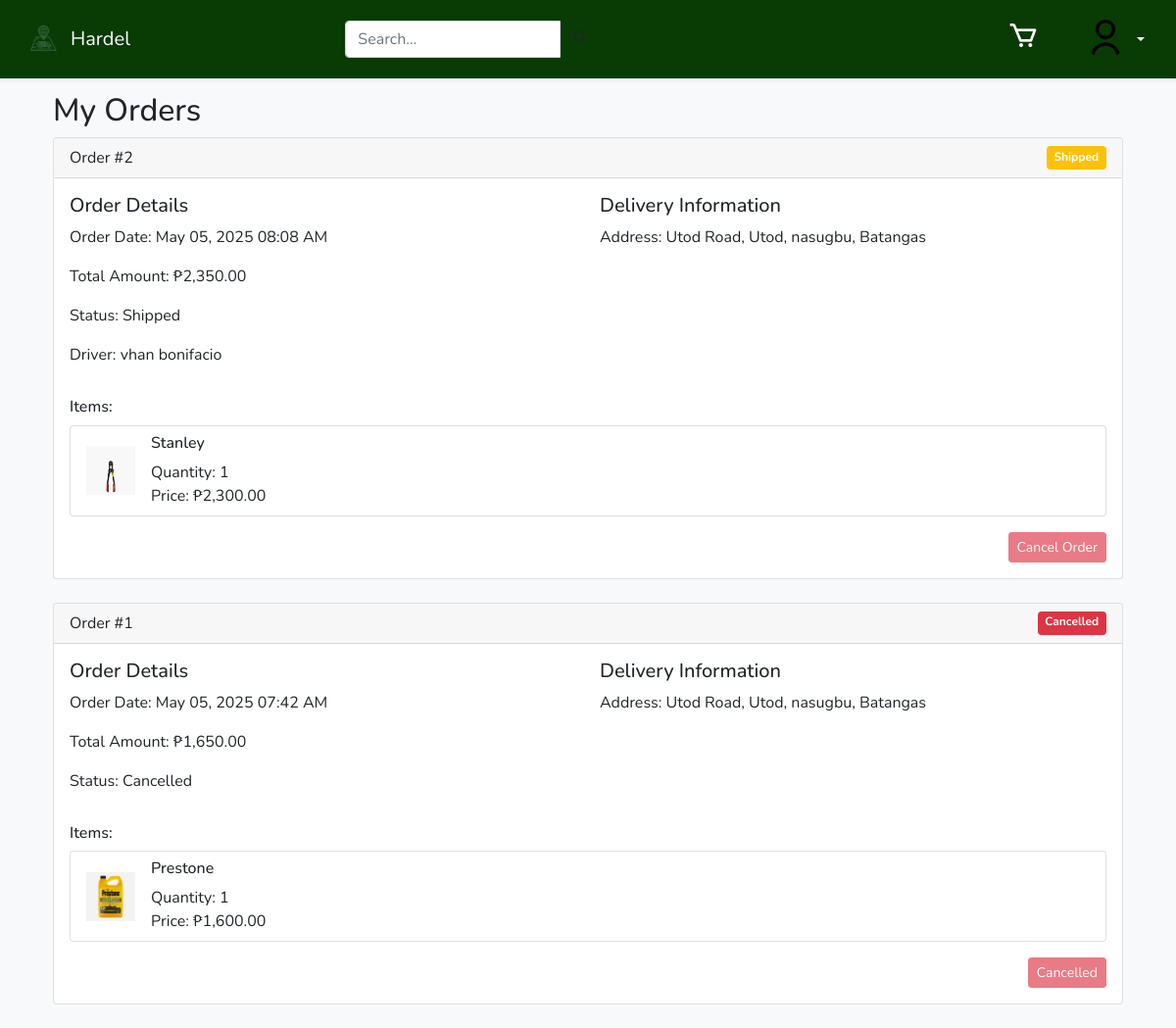
The app's page /userorder.php (signed in) with its own data.
### tables this page shows
CREATE TABLE `orders` (
  `order_id` int(11) NOT NULL,
  `driver_id` int(11) DEFAULT NULL,
  `customer_id` int(11) NOT NULL,
  `order_date` datetime DEFAULT current_timestamp(),
  `order_status` varchar(50) DEFAULT 'pending',
  `payment_method` varchar(50) DEFAULT 'cash_on_delivery',
  `subtotal` decimal(10,2) DEFAULT NULL,
  `shipping_fee` decimal(10,2) DEFAULT NULL,
  `total_amount` decimal(10,2) DEFAULT NULL,
  `delivery_start` datetime DEFAULT NULL
);

CREATE TABLE `driver` (
  `driver_id` int(11) NOT NULL,
  `user_id` int(11) NOT NULL,
  `first_name` varchar(100) DEFAULT NULL,
  `middle_name` varchar(100) DEFAULT NULL,
  `last_name` varchar(100) DEFAULT NULL,
  `phone` varchar(20) DEFAULT NULL,
  `driver_image` varchar(255) DEFAULT NULL
);

CREATE TABLE `customer` (
  `customer_id` int(11) NOT NULL,
  `user_id` int(11) NOT NULL,
  `name` varchar(100) DEFAULT NULL,
  `phone` varchar(20) DEFAULT NULL,
  `email` varchar(100) DEFAULT NULL,
  `province` varchar(100) DEFAULT NULL,
  `municipalities` varchar(100) DEFAULT NULL,
  `barangay` varchar(100) DEFAULT NULL,
  `street` varchar(150) DEFAULT NULL,
  `latitude` decimal(10,7) DEFAULT NULL,
  `longitude` decimal(10,7) DEFAULT NULL
);

CREATE TABLE `order_items` (
  `order_item_id` int(11) NOT NULL,
  `order_id` int(11) NOT NULL,
  `product_id` int(11) NOT NULL,
  `quantity` int(11) NOT NULL,
  `price` decimal(10,2) NOT NULL
);

CREATE TABLE `products` (
  `product_id` int(11) NOT NULL,
  `name` varchar(100) DEFAULT NULL,
  `description` text DEFAULT NULL,
  `price` decimal(10,2) DEFAULT NULL,
  `stock_quantity` int(11) DEFAULT NULL,
  `category` varchar(100) DEFAULT NULL,
  `product_image` varchar(255) DEFAULT NULL,
  `created_at` datetime DEFAULT current_timestamp()
);

### userorder.php (the view, shortened to what this page needs)
<?php
include 'config.php';
$email = $_SESSION['email'];
$stmt = $conn->prepare("
    SELECT c.customer_id, c.name, c.phone, c.email,
           c.province, c.municipalities, c.barangay, c.street,
           c.latitude, c.longitude
    FROM customer c
    JOIN user u ON c.user_id = u.user_id
    WHERE u.email = ?
");
$stmt->bind_param("s", $email);
$stmt->execute();
$result = $stmt->get_result();
$customer = $result->fetch_assoc();
$customer_id = $customer['customer_id'];
$stmt = $conn->prepare("
    SELECT o.*, d.first_name AS driver_first, d.last_name AS driver_last
    FROM orders o
    LEFT JOIN driver d ON o.driver_id = d.driver_id
    WHERE o.customer_id = ?
    ORDER BY o.order_date DESC
");
$stmt->bind_param("i", $customer_id);
$stmt->execute();
$orders_result = $stmt->get_result();
$orders = [];
while ($row = $orders_result->fetch_assoc()) {
    $orders[] = $row;
}
?>
<?php include 'includes/header.php'; ?>
<?php include 'navs/usernav.php'; ?>
<!DOCTYPE html>
<html lang="en">
<head>
    <link href="https://cdn.jsdelivr.net/npm/bootstrap@5.1.3/dist/css/bootstrap.min.css" rel="stylesheet">
</head>
<body>
    <div class="container mt-4">
        <h2>My Orders</h2>
        <?php foreach ($orders as $order): ?>
            <div class="card mb-4">
                <div class="card-header d-flex justify-content-between">
                    <span>Order #<?= $order['order_id'] ?></span>
                    <span class="badge bg-<?=
                        $order['order_status'] == 'complete' ? 'success' :
                        ($order['order_status'] == 'cancelled' ? 'danger' :
                        'warning') ?>">
                        <?= ucfirst($order['order_status']) ?>
                    </span>
                </div>
                <div class="card-body">
                    <div class="row">
                        <div class="col-md-6">
                            <h5>Order Details</h5>
                            <p>Order Date: <?= date('M d, Y h:i A', strtotime($order['order_date'])) ?></p>
                            <p>Total Amount: ₱<?= number_format($order['total_amount'], 2) ?></p>
                            <p>Status: <?= ucfirst($order['order_status']) ?></p>
                            <?php if ($order['driver_id']): ?>
                                <p>Driver: <?= $order['driver_first'] ?> <?= $order['driver_last'] ?></p>
                            <?php endif; ?>
                        </div>
                        <div class="col-md-6">
                            <h5>Delivery Information</h5>
                            <p>Address: <?=
                                $customer['street'] . ', ' .
                                $customer['barangay'] . ', ' .
                                $customer['municipalities'] . ', ' .
                                $customer['province']
                            ?></p>
                        </div>
                    </div>
                    <?php
                    $stmt_items = $conn->prepare("
                        SELECT oi.*, p.name, p.product_image
                        FROM order_items oi
                        JOIN products p ON oi.product_id = p.product_id
                        WHERE oi.order_id = ?
                    ");
                    $stmt_items->bind_param("i", $order['order_id']);
                    $stmt_items->execute();
                    $items_result = $stmt_items->get_result();
                    $items = [];
                    while ($item = $items_result->fetch_assoc()) {
                        $items[] = $item;
                    }
                    ?>
                    <h6 class="mt-3">Items:</h6>
                    <ul class="list-group">
                        <?php foreach ($items as $item): ?>
                            <li class="list-group-item">
                                <div class="d-flex align-items-center">
                                    <img src="<?= $item['product_image'] ?>" alt="<?= $item['name'] ?>"
                                         style="width: 50px; height: 50px; object-fit: cover;" class="me-3">
                                    <div>
                                        <h6><?= $item['name'] ?></h6>
                                        <div>Quantity: <?= $item['quantity'] ?></div>
                                        <div>Price: ₱<?= number_format($item['price'], 2) ?></div>
                                    </div>
                                </div>
                            </li>
                        <?php endforeach; ?>
                    </ul>
                    <?php if ($order['order_status'] == 'complete'): ?>
                        <div class="mt-3 text-end">
                            <span class="badge bg-success">Order Completed</span>
                        </div>
                    <?php else: ?>
                        <form method="POST" class="mt-3 text-end">
                            <button type="submit" name="cancel_order"
                                    class="btn btn-danger btn-sm"
                                    <?= in_array($order['order_status'], ['shipped', 'cancelled']) ? 'disabled' : '' ?>>
                                <?= $order['order_status'] == 'cancelled' ? 'Cancelled' : 'Cancel Order' ?>
                            </button>
                        </form>
                    <?php endif; ?>
                </div>
            </div>
        <?php endforeach; ?>
    </div>
</body>
</html>

### navs/usernav.php (style rules this page uses)
body.hd-body { font-family: 'Nunito', sans-serif; background-color: #f8f9fa; margin: 0; padding-top: 70px; }

### records on screen
orders: order_id "2", order_status "Shipped", order_date "May 05, 2025 08:08 AM", total_amount "2,350.00", driver.first_name "vhan", driver.last_name "bonifacio", customer.street "Utod Road", customer.barangay "Utod", customer.municipalities "nasugbu", customer.province "Batangas", shows "Cancel Order"
order_items: product.product_image (picture), product.name "Stanley", quantity "1", price "2,300.00"
orders: order_id "1", order_status "Cancelled", order_date "May 05, 2025 07:42 AM", total_amount "1,650.00", customer.street "Utod Road", customer.barangay "Utod", customer.municipalities "nasugbu", customer.province "Batangas"
order_items: product.product_image (picture), product.name "Prestone", quantity "1", price "1,600.00"
